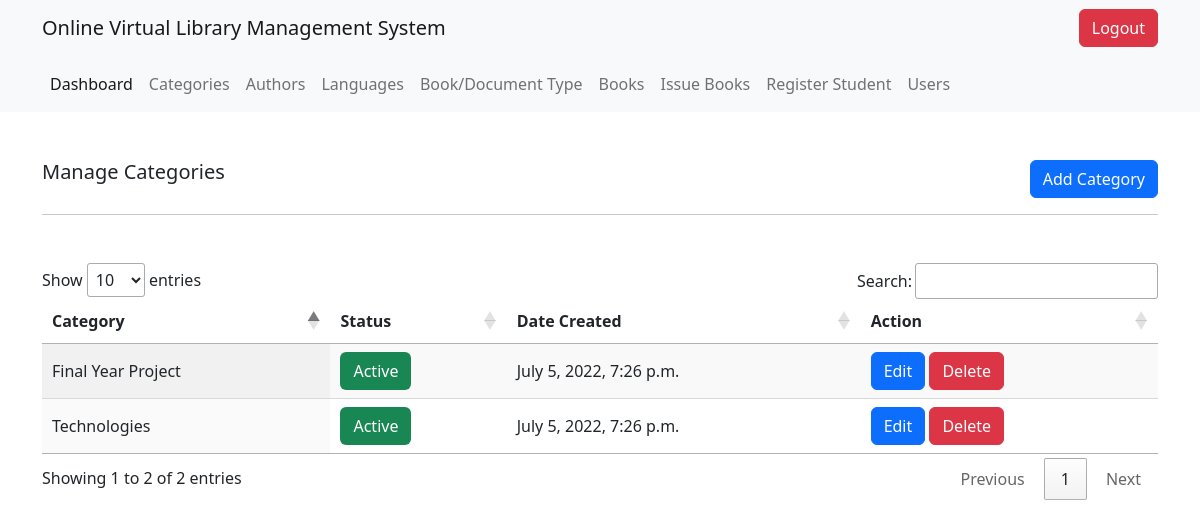
Page /categories/ (signed in) on the committed database.
### v_library/models.py (models this page shows, shortened)
class Category(models.Model):
    STATUS = (
        ("Active", "Active"),
        ('InActive', "InActive")
    )
    name = models.CharField(max_length=300)
    status = models.CharField(max_length=300, choices=STATUS)
    date_created = models.DateTimeField(auto_now_add=True)

### v_library/decorators.py (the view)
        def wrapper_func(request, *args, **kwargs):
            user = None
            if request.user.is_staff:
                user = 'staff'
            else :
                user = 'student'
            print(user)
            if user in allowed_roles:
                return view_func(request,*args, **kwargs)
            else:
                return HttpResponse('Access restricted')

### v_library/views.py (called while the page is built)
@login_required
@allowed_users(allowed_roles = ['staff'])
def categories(request):
    categories = Category.objects.all()
    context = {
        'categories': categories
    }
    return render(request, 'v_library/categories.html', context)

### v_library/templates/v_library/categories.html
{% extends 'v_library/root.html' %}
{% block content %}
<div class="container">
    <div class="d-flex justify-content-between mt-5">
        <h5 class="">Manage Categories</h5>
        <a href="{% url 'add_category' %}" class="btn btn-primary inline-block">Add Category</a>
    </div>
    <hr>
</div>
<div class="container mt-5">
    <table class="table_id display" >
        <thead>
            <tr>
                <th>Category</th>
                <th>Status</th>
                <th>Date Created</th>
                <th>Action</th>
            </tr>
        </thead>
        <tbody>
            {% for category in categories %}
            <tr>
                <td>{{category.name}}</td>
                <td>
                    {% if category.status == 'Active' %}
                        <span class="btn bg-success text-white" >{{category.status}}</span>
                    {% else %}
                        <span class="btn bg-danger text-white" >{{category.status}}</span>
                    {% endif %}
                </td>
                <td>{{category.date_created}}</td>
                <td>
                    <a href="{% url 'edit_category' category.id %}" class="btn btn-primary">Edit</a>
                    <a href="{% url 'delete_category' category.id %}" class="btn btn-danger">Delete</a>
                </td>
            </tr>
            {% endfor %}
        </tbody>
    </table>
</div>
{% endblock %}

### rows in the picture
Category: name "Technologies", status "Active", date_created "July 5, 2022, 7:26 p.m."
Category: name "Final Year Project", status "Active", date_created "July 5, 2022, 7:26 p.m."
